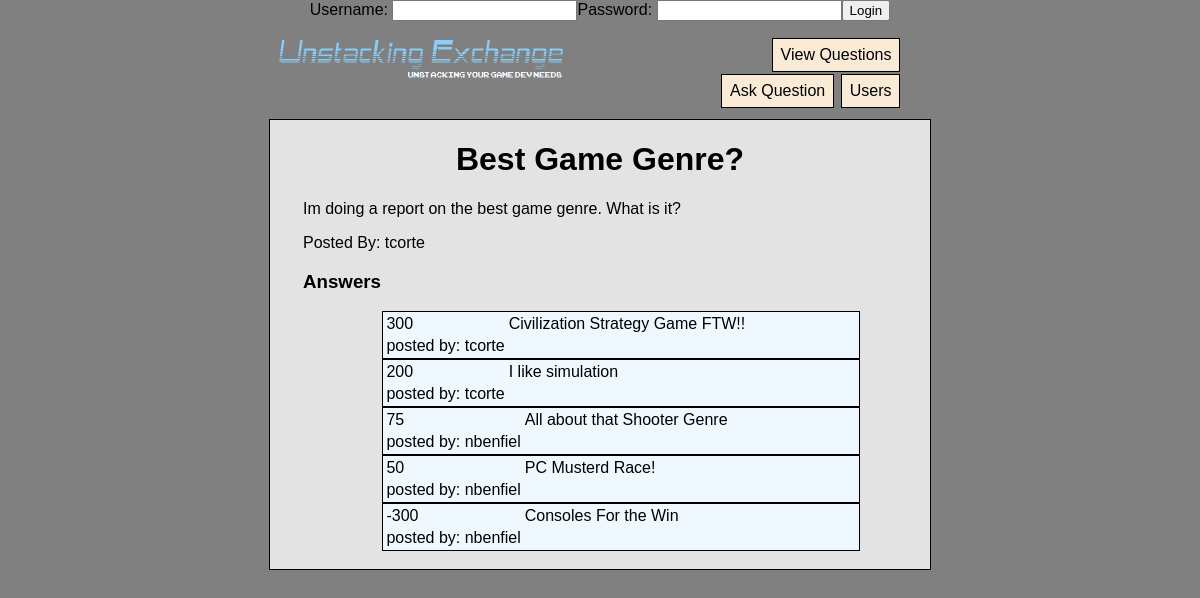
The page /QuestionView.php?id=5 on the database its author committed.
### tables this page shows
CREATE TABLE `Questions` (
  `id` int(11) NOT NULL AUTO_INCREMENT,
  `questionScore` int(250) NOT NULL,
  `questionTitle` varchar(250) NOT NULL,
  `questionBody` varchar(8000) NOT NULL,
  `questionPoster` varchar(250) NOT NULL,
  PRIMARY KEY (`id`)
);

CREATE TABLE `Answers` (
  `AnswerID` int(11) NOT NULL AUTO_INCREMENT,
  `questionID` int(250) NOT NULL,
  `answerScore` int(250) NOT NULL,
  `answerBody` varchar(2000) NOT NULL,
  `answerPoster` varchar(250) NOT NULL,
  `bestAnswer` int (1) NOT NULL,
  PRIMARY KEY (`AnswerID`)
);

### QuestionView.php (the view, shortened to what this page needs)
<?php
require('PHP/Connect.php');
?>
<!DOCTYPE html>
<html lang="en">
    <head>
        <link rel="stylesheet" type="text/css" href="CSS/stylesheet.css">
    </head>
    <body>
        <div id="Header">
            <?PHP
                    if (isset($_SESSION["USER"]))
                    {
                        echo "<form class=\"FormLogin\" action=\"PHP/Logout.php\" method=\"post\">";
                        echo "<b>Welcome: <a href=\"profile.php?id=\"".$_SESSION["USERID"]."\">".$_SESSION["USER"]."</a></b>";
                        echo "&nbsp&nbsp&nbsp";
                        echo "<input type=\"submit\" name=\"submit\" value=\"Logout\">";
                        echo "</form>";
                    }
                    else
                    {
                        echo "<form class=\"FormLogin\" action=\"PHP/Login.php\" method=\"post\">";
                        echo "Username: <input type=\"text\" name=\"LoginUsername\">";
                        echo "Password: <input type=\"password\" name=\"LoginPassword\">";
                        echo "<input type=\"submit\" name=\"submit\" value=\"Login\">";
                        echo "</form>";
                    }
                ?>
            <div class="Navigation">
                <h1>
                    <a href="index.php"><img src="images/Logo.png" class="logo"></a>
                </h1>
                <ul>
                    <li><a href="questions.php">View Questions</a></li>
                    <li><A href="ask.php">Ask Question</a></li>
                    <li><a href="users.php">Users</a></li>
                </ul>
            </div>
        </div>
        <div id="Container">
            <div id="Content">
                <?php
                    $sql = "SELECT * FROM Questions WHERE id='".$_GET["id"] . "'";
                    $sqlA = "SELECT * FROM Answers WHERE questionID='".$_GET["id"]."' ORDER BY answerScore DESC";
                    $result = mysqli_query($conn, $sql);
                    $resultA = mysqli_query($conn, $sqlA);
                    if (mysqli_num_rows($result) > 0)
                    {
                        while ($row = mysqli_fetch_assoc($result))
                        {
                            echo "<div id=\"QuestionTitle\">";
                            echo "<h1>" . $row["questionTitle"] . "</h1>";
                            echo "</div>";
                            echo "<div id=\"QuestionBody\">";
                            echo "<p>";
                            echo $row["questionBody"];
                            echo "</p>";
                            echo "Posted By: ";
                            echo $row["questionPoster"]."</a>";
                            echo "</div>";
                            echo "<div id=\"Answers\">";
                            echo "<h3>Answers</h3>";
                            echo "<ul>";
                            if (mysqli_num_rows($resultA) > 0)
                            {
                                while ($rowA = mysqli_fetch_assoc($resultA))
                                {
                                    if (isset($_SESSION["USER"]))
                                    {
                                        echo "<li><form action=\"\" method=\"post\"><input type=\"hidden\" name=\"likeIt\" value=\"".
                                                "<?php \$rowA[\"bestAnswer\"]\"= 1; echo \$rowA[\"bestAnswer\"]\"; ?>\"><table>";
                                        echo "<tr><td><input type=\"submit\" name=\"Like\" value=\"I Like\"></td><td>".$rowA["answerBody"]."</td></tr>";
                                        echo "<tr><td><input type=\"submit\" name=\"upVote\" value=\"+\">&nbsp".$rowA["answerScore"]."&nbsp<input type=\"submit\" name=\"downVote\" value=\"-\">"
                                            ."</td><td> posted by: ".$rowA["answerPoster"]."</td></tr>";
                                        echo "</table></form></li>";
                                    }
                                    else
                                    {
                                        echo "<li><form><table>";
                                        echo "<tr><td>".$rowA["answerScore"]."</td><td>".$rowA["answerBody"]."</td></tr>";
                                        echo "<tr><td> posted by: ".$rowA["answerPoster"]."</td></tr>";
                                        echo "</table></form></li>";
                                    }
                                }
                            }
                            echo "<br />";
                        }
                    }
                    echo "</ul>";
                ?>
            </div>
        </div>
    </body>
</html>

### CSS/stylesheet.css (style rules this page uses)
body { background: Gray; margin: 0; padding: 0; text-align: center; color: #000000; font-family: Arial, Helvetica, sans-serif; font-size: 100%; }
#Container { width:55%; margin:10px auto; text-align: left; background-color: #E4E3E3; border: 1px solid #000000; }
#Content { width: 100%; height: 100%; overflow: hidden; }
.Navigation { width:55%; margin:auto; text-align: left; }
.Navigation h1 { display: inline-block; width: 60%; margin: 0; padding: 0; }
.logo { width: 300px; height: 75px; }
.Navigation ul { display: inline-block; width: 35%; text-align: right; margin: 0; padding: 0; }
.Navigation ul li { display: inline-block; border: 1px solid black; margin: 1px; background: #FAEBD7; }
.Navigation ul li a { display: block; text-decoration: none; text-align: center; padding: 7px 8px; color: black; }
#QuestionBody { margin: auto; width: 90%; }
#QuestionTitle { text-align: center; margin: auto; }
#Answers { width: 90%; margin: auto; }
#Answers ul { width: 80%; margin: auto; }
#Answers ul li { width: 100%; border: 1px solid black; background-color: #F0F8FF; display: block; }

### rows shown on the page
questions: questionTitle "Best Game Genre?", questionBody "Im doing a report on the best game genre. What is it?", questionPoster "tcorte"
answers: answerScore "300", answerBody "Civilization Strategy Game FTW!!", answerPoster "tcorte"
answers: answerScore "200", answerBody "I like simulation", answerPoster "tcorte"
answers: answerScore "75", answerBody "All about that Shooter Genre", answerPoster "nbenfiel"
answers: answerScore "50", answerBody "PC Musterd Race!", answerPoster "nbenfiel"
answers: answerScore "-300", answerBody "Consoles For the Win", answerPoster "nbenfiel"
